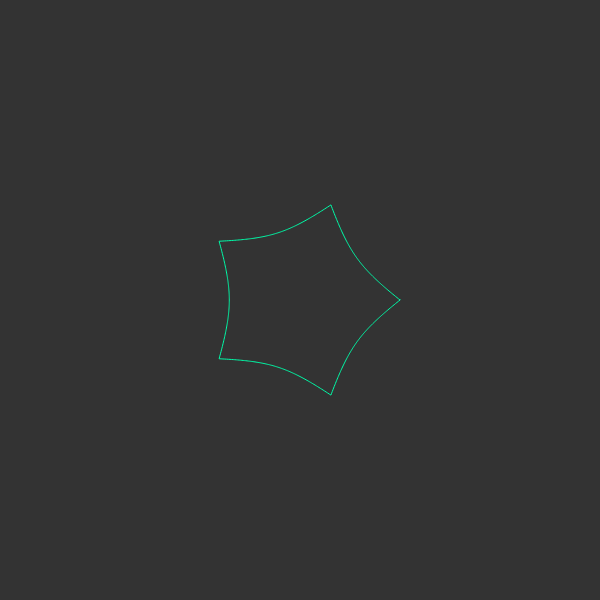
Frame 1 (no input)
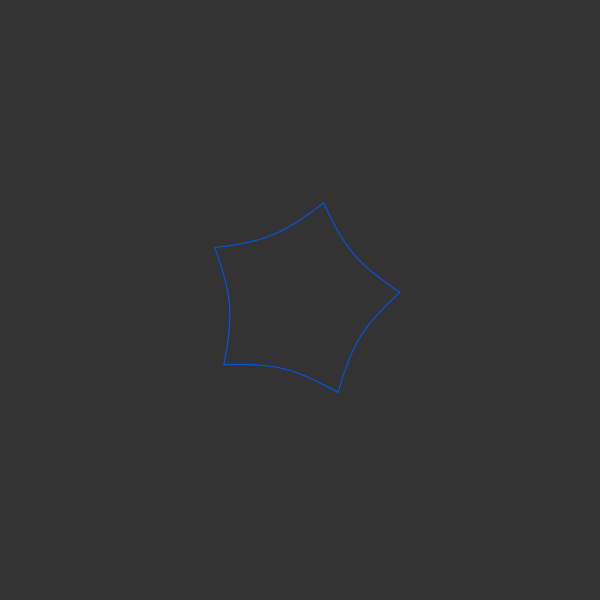
Frame 60 (no input)
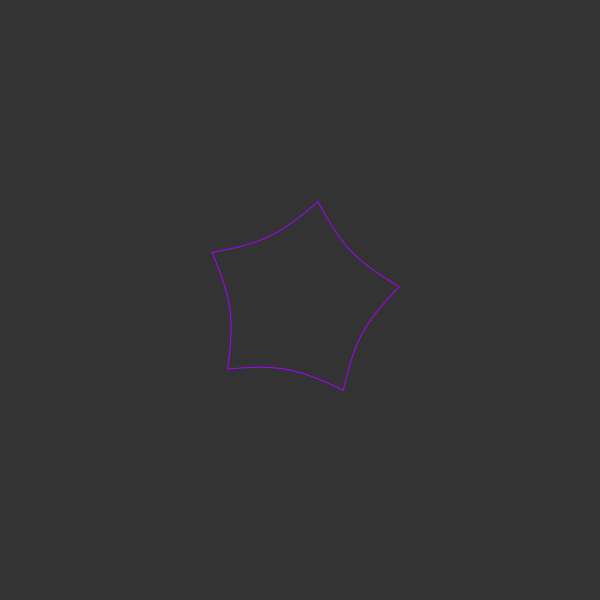
Frame 120 (the mouse pressed at the canvas centre since frame 60)

The p5.js sketch that drew these frames (run headless with seeded random() and noise() and a simulated clock; from frame 60 on, the mouse is pressed at the canvas centre):

// p5.js sketch
// ── sketch.js
let a, b, m, n1, n2, n3;
let sliderA, sliderB, sliderM, sliderN1, sliderN2, sliderN3;
var slider;
let hue;
let radius;
let total, increment;
let osc = 0;

function setup(){
	createCanvas(600, 600);
	colorMode(HSB);
	reset();
}

function reset() {
	a = 1;
	b = 1;
	m = 5;
	n1 = 1;
	n2 = 1;
	n3 = 1;
	hue = 0;
	osc = 0;
	radius = 100;
	total = 500;
	increment = TWO_PI / total;
	sliderA = createSlider(0, 10, 1, 0.1);
	sliderB = createSlider(0, 10, 1, 0.1);
	sliderM = createSlider(0, 100, 5, 1);
	sliderN1 = createSlider(0, 10, 1, 0.1);
	// sliderN2 = createSlider(0, 10, 1, 0.1);
	// sliderN3 = createSlider(0, 10, 1, 0.1);
	
}

function draw(){
	background(0, 0, 20);
	translate(width*0.5, height*0.5);
	rotate(osc);
	noFill();
	a = sliderA.value();
	b = sliderB.value();
	m = sliderM.value();
	n1 = sliderN1.value();
	n2 = sliderN1.value();
	// n2 = sliderN2.value();
	n3 = sliderN1.value();
	// n3 = sliderN3.value();

	
	beginShape();
	for (let angle = 0, i = 0; angle < TWO_PI; angle+=increment) {
		stroke((hue + ++i * total) % 360, 100, 100);

		let r = superShape(angle);
		let x = radius * r * cos(angle);
		let y = radius * r * sin(angle);

		vertex(x, y);
	}
	if(hue++ > 359) hue = 0;
	osc += 0.02;
	if (osc >= 10) osc = 0;
	console.log(osc);
	
	endShape(CLOSE);
}

function superShape(theta){
	// return 1;
	let part1 = (1 / a) * cos( theta * m / 4);
	part1 = abs(part1);
	part1 = pow(part1, n2);

	let part2 = (1 / b) * sin( theta * m / 4);
	part2 = abs(part2);
	part2 = pow(part2, n3);

	let part3 = pow(part1 + part2, 1 / n1);

	if(part3 === 0) {
		return 0;
	}

	return (1 / part3);
}
